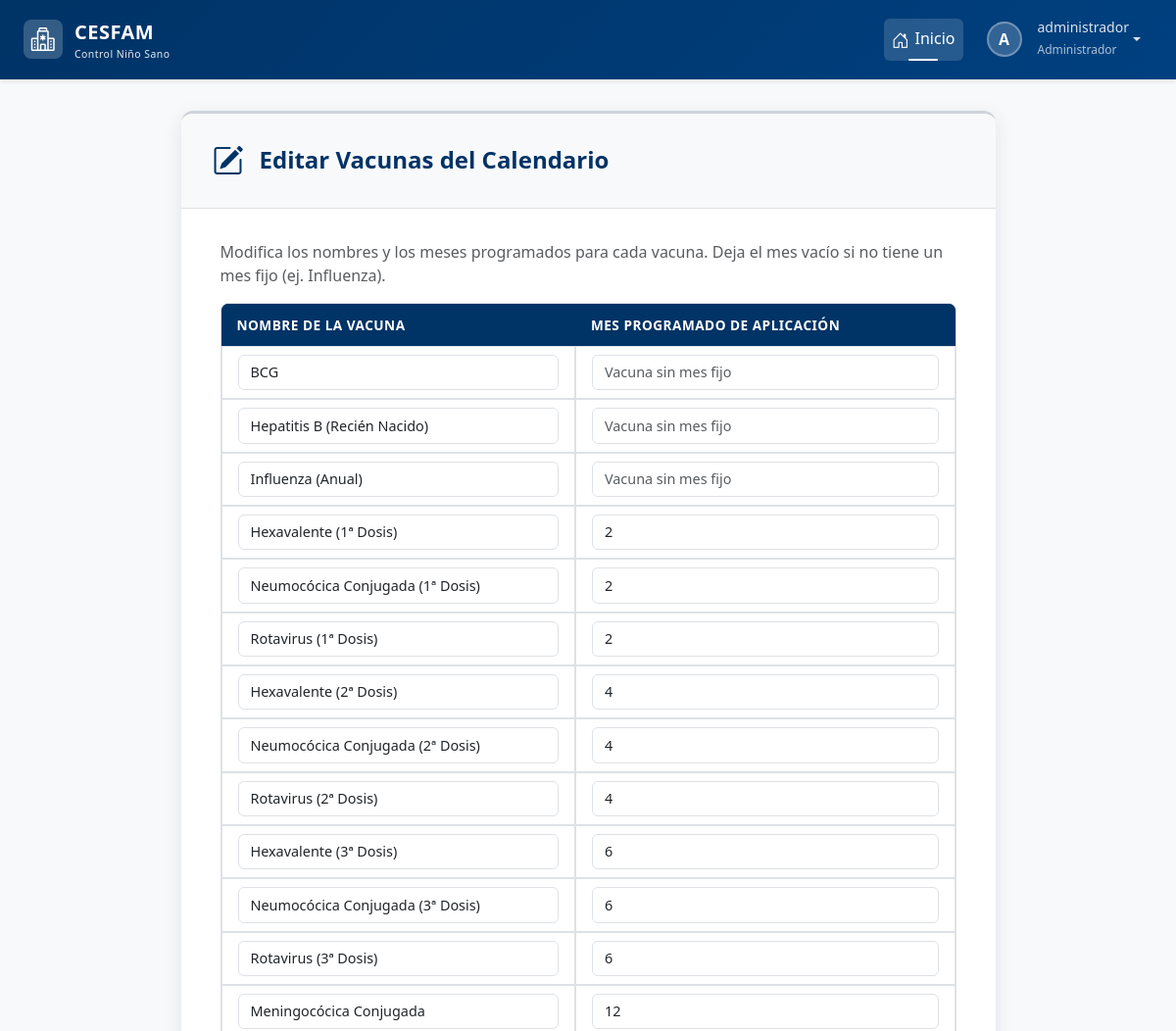
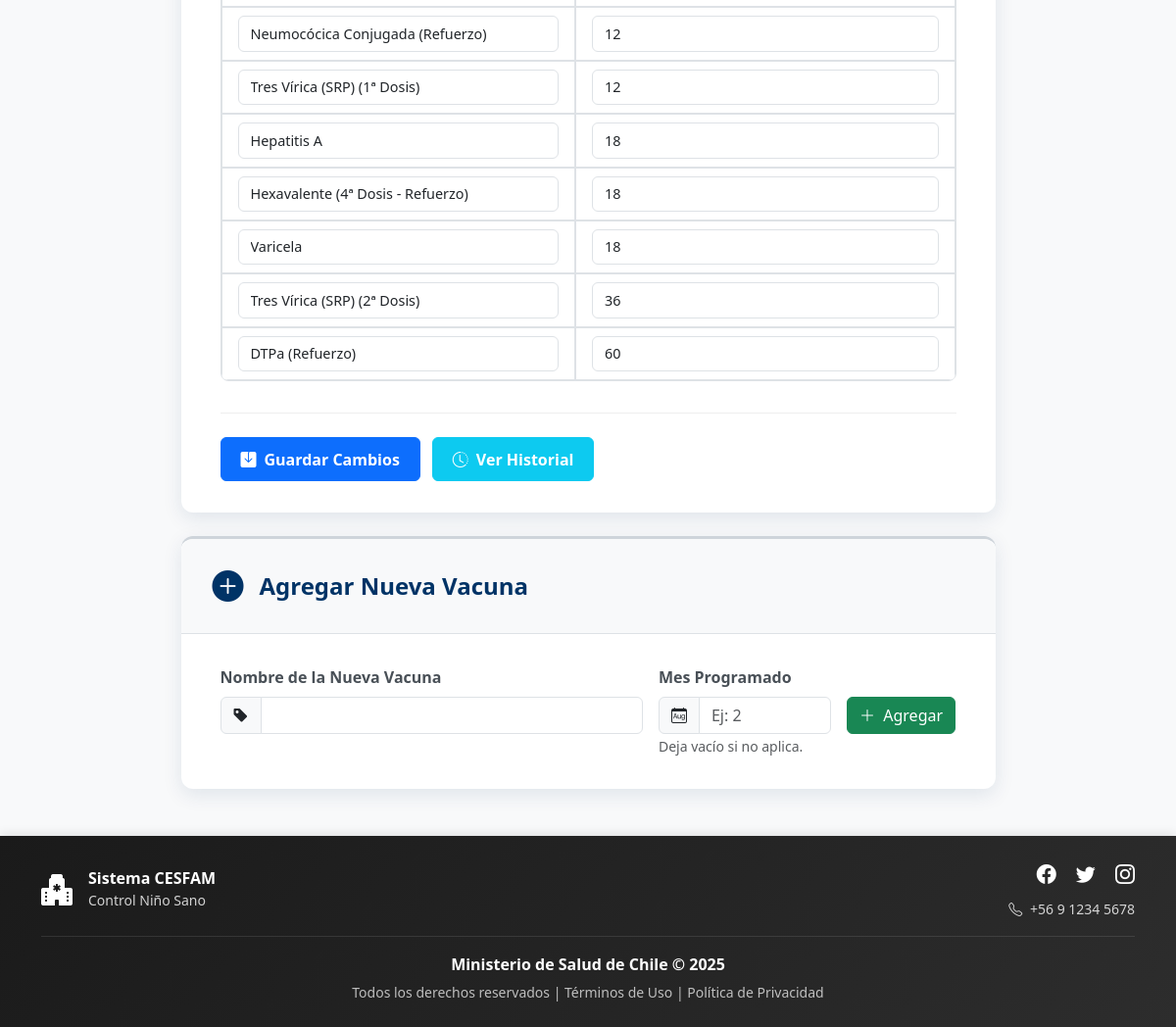
/configuracion/vacunas/ (signed in), run on the app's committed database (2 pictures, top to bottom).
### login/models.py (models this page shows, shortened)
class Usuario(AbstractBaseUser, PermissionsMixin):
    rut = models.CharField(max_length=10, unique=True)
    nombre_completo = models.CharField(max_length=200)
    email = models.EmailField(unique=True)
    rol = models.ForeignKey(Rol, on_delete=models.PROTECT)
    clave_temporal = models.BooleanField(default=False)
    nombre_completo_norm = models.CharField(
        max_length=200,
        editable=False,
        db_index=True
    )
    activo = models.BooleanField(default=True)
    is_staff = models.BooleanField(default=False) # Necesario para el admin de Django
    fecha_creacion = models.DateTimeField(default=timezone.now)
    objects = UsuarioManager()
    USERNAME_FIELD = 'rut'
    REQUIRED_FIELDS = ['nombre_completo', 'email']

class Rol(models.Model):
    id = models.AutoField(primary_key=True)
    nombre_rol = models.CharField(max_length=30, unique=True)
    descripcion = models.CharField(max_length=200)

### control/models.py (models this page shows, shortened)
class Vacuna(models.Model):
    id = models.AutoField(primary_key=True, db_column='vacuna_id')
    nom_vacuna = models.CharField(max_length=200)
    descripcion = models.CharField(max_length=200, blank=True, null=True)
    meses_programada = models.IntegerField(null=True, blank=True)
    history = HistoricalRecords()

### control/views.py (the view, shortened to what this page needs)
# urls.py: path('configuracion/vacunas/', views.configurar_vacunas, name='configurar_vacunas'),
@login_required
@rol_requerido(['Administrador'])
def configurar_vacunas(request):
    vacunas = Vacuna.objects.all().order_by('meses_programada', 'nom_vacuna')
    contexto = {'vacunas': vacunas}
    return render(request, 'control/vacuna/configurar_vacunas.html', contexto)

### control/templates/control/vacuna/configurar_vacunas.html (shortened to what this page needs)
{% extends 'base.html' %}
{% load static %}
{% block extra_css %}
    <link rel="stylesheet" href="{% static 'css/estiloformularios.css' %}">
{% endblock %}
{% block content %}
<div class="container">
    <div class="row justify-content-center">
        <div class="col-lg-10 col-xl-9">
            <div class="card form-card mb-4">
                <div class="form-header">
                    <div class="form-icon"><i class="bi bi-pencil-square"></i></div>
                    <h2>Editar Vacunas del Calendario</h2>
                </div>
                <div class="form-body">
                    <p class="text-muted animate-form-element" style="animation-delay: 0.1s;">
                        Modifica los nombres y los meses programados para cada vacuna. Deja el mes vacío si no tiene un mes fijo (ej. Influenza).
                    </p>
                    <form method="post">
                        <div class="table-responsive animate-form-element" style="animation-delay: 0.2s;">
                            <table class="table table-bordered">
                                <thead>
                                    <tr>
                                        <th>Nombre de la Vacuna</th>
                                        <th>Mes Programado de Aplicación</th>
                                    </tr>
                                </thead>
                                <tbody>
                                    {% for vacuna in vacunas %}
                                    <tr class="animate-table-row" style="--i: {{ forloop.counter0 }}; animation-delay: calc(var(--i) * 0.05s + 0.3s);">
                                        <td>
                                            <input type="text" class="form-control"
                                                   name="nombre_vacuna_{{ vacuna.id }}"
                                                   value="{{ vacuna.nom_vacuna }}">
                                        </td>
                                        <td>
                                            <input type="number" class="form-control"
                                                   name="meses_programada_{{ vacuna.id }}"
                                                   value="{{ vacuna.meses_programada|default:'' }}"
                                                   min="0"
                                                   placeholder="Vacuna sin mes fijo">
                                        </td>
                                    </tr>
                                    {% endfor %}
                                </tbody>
                            </table>
                        </div>
                        <div class="form-buttons animate-form-element" style="animation-delay: 0.5s;">
                            <button type="submit" class="btn btn-primary">
                                <i class="bi bi-save-fill me-2"></i>Guardar Cambios
                            </button>
                            <a href="{% url 'control:historial_vacunas' %}" class="btn btn-info text-white">
                                <i class="bi bi-clock-history me-2"></i>Ver Historial
                            </a>
                        </div>
                    </form>
                </div> </div> <div class="card form-card">
                <div class="form-header">
                    <div class="form-icon"><i class="bi bi-plus-circle-fill"></i></div>
                    <h2>Agregar Nueva Vacuna</h2>
                </div>
                <div class="form-body">
                    <form method="post">
                        <div class="row g-3">
                            <div class="col-md-7 animate-form-element" style="animation-delay: 0.1s;">
                                <label for="new-nombre" class="form-label">Nombre de la Nueva Vacuna</label>
                                <div class="input-group">
                                    <span class="input-group-text"><i class="bi bi-tag-fill"></i></span>
                                    <input type="text" class="form-control" id="new-nombre" name="nuevo_nombre" required>
                                </div>
                            </div>
                            <div class="col-md-3 animate-form-element" style="animation-delay: 0.2s;">
                                <label for="new-mes" class="form-label">Mes Programado</label>
                                <div class="input-group">
                                    <span class="input-group-text"><i class="bi bi-calendar-month"></i></span>
                                    <input type="number" class="form-control" id="new-mes" name="nuevo_mes" min="0" placeholder="Ej: 2" required>
                                </div>
                                <small class="form-text text-muted">Deja vacío si no aplica.</small>
                            </div>
                            <div class="col-md-2 animate-form-element" style="animation-delay: 0.3s;">
                                <button type="submit" class="btn btn-success w-100">
                                     <i class="bi bi-plus-lg me-1"></i> Agregar
                                </button>
                            </div>
                        </div>
                    </form>
                </div> </div>
        </div>
    </div>
</div>
{% endblock %}

### templates/base.html (shortened to what this page needs)
{% load static %}
<!DOCTYPE html>
<html lang="es">
<head>
    <link href="https://cdn.jsdelivr.net/npm/bootstrap@5.3.2/dist/css/bootstrap.min.css" rel="stylesheet"
>
    <link rel="stylesheet" href="https://cdn.jsdelivr.net/npm/bootstrap-icons@1.11.1/font/bootstrap-icons.css">
    <link href="https://cdn.jsdelivr.net/npm/select2@4.1.0-rc.0/dist/css/select2.min.css" rel="stylesheet" />
    <link rel="stylesheet" href="{% static 'css/estilobase.css' %}">
    {% block extra_css %}{% endblock %}
</head>
<body>
    <nav class="navbar navbar-expand-lg navbar-dark navbar-cesfam sticky-top">
        <div class="container-fluid px-4">
            <a class="navbar-brand" href="{% url 'home' %}">
                <div class="logo-icon">
                    <i class="bi bi-hospital text-white fs-4"></i>
                </div>
                <div>
                    <span>CESFAM</span>
                    <small class="d-block" style="font-size: 0.65rem; font-weight: 400; opacity: 0.9;">
                        Control Niño Sano
                    </small>
                </div>
            </a>
            <div class="collapse navbar-collapse" id="navbarNav">
                <ul class="navbar-nav ms-auto align-items-lg-center">
                    <li class="nav-item">
                        <a class="nav-link active" href="{% url 'home' %}">
                            <i class="bi bi-house-door"></i>Inicio
                        </a>
                    </li>
                    {% if request.user.is_authenticated %}
                    <li class="nav-item dropdown ms-lg-2">
                        <a class="nav-link dropdown-toggle d-flex align-items-center" href="#"
                           id="userDropdown" role="button" data-bs-toggle="dropdown" aria-expanded="false">
                            <div class="user-avatar">
                                {{ request.user.nombre_completo|first|upper }}
                            </div>
                            <div class="d-none d-lg-block text-start ms-2">
                                <small class="d-block" style="line-height: 1.2;">
                                    {{ request.user.nombre_completo|truncatewords:2 }}
                                </small>
                                <small style="font-size: 0.75rem; opacity: 0.8;">
                                    {{ request.user.rol.nombre_rol }}
                                </small>
                            </div>
                        </a>
                    </li>
                    {% else %}
                    <li class="nav-item ms-lg-2">
                        <a class="btn btn-light btn-sm" href="{% url 'login' %}">
                            <i class="bi bi-box-arrow-in-right me-1"></i>Iniciar Sesión
                        </a>
                    </li>
                    {% endif %}
                </ul>
            </div>
        </div>
    </nav>
    <main class="main-container container-fluid px-4">
        {% block content %}
        {% endblock %}
    </main>
    <footer class="footer-cesfam text-white py-4 mt-auto">
        <div class="container">
            <div class="row align-items-center">
                <div class="col-md-4 text-center text-md-start mb-3 mb-md-0">
                    <div class="d-flex align-items-center justify-content-center justify-content-md-start">
                        <i class="bi bi-hospital-fill fs-2 me-3"></i>
                        <div>
                            <h6 class="mb-0 fw-bold">Sistema CESFAM</h6>
                            <small style="opacity: 0.8;">Control Niño Sano</small>
                        </div>
                    </div>
                </div>
                <div class="col-md-4 text-center text-md-end">
                    <div class="social-links mb-2">
                        <a href="#" class="text-white text-decoration-none me-3" aria-label="Facebook">
                            <i class="bi bi-facebook fs-5"></i>
                        </a>
                        <a href="#" class="text-white text-decoration-none me-3" aria-label="Twitter">
                            <i class="bi bi-twitter fs-5"></i>
                        </a>
                        <a href="#" class="text-white text-decoration-none" aria-label="Instagram">
                            <i class="bi bi-instagram fs-5"></i>
                        </a>
                    </div>
                    <small style="opacity: 0.8;">
                        <i class="bi bi-telephone me-1"></i> +56 9 1234 5678
                    </small>
                </div>
            </div>
            <div class="footer-divider my-3"></div>
            <div class="row">
                <div class="col-12 text-center">
                    <p class="mb-1">
                        <strong>Ministerio de Salud de Chile &copy; {% now "Y" %}</strong>
                    </p>
                    <small style="opacity: 0.7;">
                        Todos los derechos reservados |
                        <a href="#" class="text-white text-decoration-none">Términos de Uso</a> |
                        <a href="#" class="text-white text-decoration-none">Política de Privacidad</a>
                    </small>
                </div>
            </div>
        </div>
    </footer>
</body>
</html>

### static/css/estilobase.css (style rules this page uses)
:root { --cesfam-primary: #003366; --cesfam-secondary: #0066cc; --cesfam-light: #e7f1ff; --cesfam-dark: #001a33; }
body { display: flex; flex-direction: column; min-height: 100vh; background-color: #f8f9fa; font-family: 'Segoe UI', Tahoma, Geneva, Verdana, sans-serif; }
main { flex: 1; }
.navbar-cesfam { background: linear-gradient(135deg, var(--cesfam-primary) 0%, #004080 100%); box-shadow: 0 2px 4px rgba(0,0,0,.1); padding: 0.75rem 0; }
.navbar-brand { display: flex; align-items: center; font-size: 1.25rem; font-weight: 700; letter-spacing: 0.5px; }
.navbar-brand .logo-icon { width: 40px; height: 40px; background: rgba(255,255,255,0.2); border-radius: 8px; display: flex; align-items: center; justify-content: center; margin-right: 12px; transition: all 0.3s ease; }
.navbar-nav .nav-link { color: rgba(255,255,255,0.85) !important; font-weight: 500; padding: 0.5rem 1rem; margin: 0 0.25rem; border-radius: 6px; transition: all 0.3s ease; position: relative; }
.navbar-nav .nav-link.active { color: #ffffff !important; background-color: rgba(255,255,255,0.15); }
.navbar-nav .nav-link.active::before { content: ''; position: absolute; bottom: 0; left: 50%; transform: translateX(-50%); width: 30px; height: 2px; background-color: #ffffff; border-radius: 2px; }
.navbar-nav .nav-link i { margin-right: 6px; font-size: 1.1em; vertical-align: middle; }
.user-avatar { width: 36px; height: 36px; background: rgba(255,255,255,0.2); border: 2px solid rgba(255,255,255,0.3); border-radius: 50%; display: flex; align-items: center; justify-content: center; font-weight: 600; color: white; margin-right: 8px; transition: all 0.3s ease; }
.footer-cesfam { background: linear-gradient(135deg, #1a1a1a 0%, #2d2d2d 100%); box-shadow: 0 -2px 10px rgba(0,0,0,0.1); margin-top: auto; }
.footer-divider { height: 1px; background: rgba(255,255,255,0.1); margin: 1rem 0; }
.footer-cesfam .social-links a { transition: all 0.3s ease; display: inline-block; }
.footer-cesfam .social-links a i { transition: all 0.3s ease; }
.main-container { padding-top: 2rem; padding-bottom: 3rem; min-height: calc(100vh - 200px); animation: fadeIn 0.8s ease-in-out; }
.card { border: none; box-shadow: 0 1px 3px rgba(0,0,0,0.08); border-radius: 10px; transition: all 0.3s ease; }
.form-label { font-weight: 500; color: #495057; margin-bottom: 0.5rem; }
.table { background-color: white; }
.table thead { background-color: #f8f9fa; }
.table thead th { border-bottom: 2px solid #dee2e6; font-weight: 600; color: var(--cesfam-primary); text-transform: uppercase; font-size: 0.875rem; letter-spacing: 0.5px; }

### data on the page
Usuario: user.nombre_completo|first "A", user.nombre_completo "administrador", user.rol.nombre_rol "Administrador"
Vacuna: nom_vacuna "BCG"
Vacuna: nom_vacuna "Hepatitis B (Recién Nacido)"
Vacuna: nom_vacuna "Influenza (Anual)"
Vacuna: nom_vacuna "Hexavalente (1ª Dosis)", meses_programada "2"
Vacuna: nom_vacuna "Neumocócica Conjugada (1ª Dosis)", meses_programada "2"
Vacuna: nom_vacuna "Rotavirus (1ª Dosis)", meses_programada "2"
Vacuna: nom_vacuna "Hexavalente (2ª Dosis)", meses_programada "4"
Vacuna: nom_vacuna "Neumocócica Conjugada (2ª Dosis)", meses_programada "4"
Vacuna: nom_vacuna "Rotavirus (2ª Dosis)", meses_programada "4"
Vacuna: nom_vacuna "Hexavalente (3ª Dosis)", meses_programada "6"
Vacuna: nom_vacuna "Neumocócica Conjugada (3ª Dosis)", meses_programada "6"
Vacuna: nom_vacuna "Rotavirus (3ª Dosis)", meses_programada "6"
Vacuna: nom_vacuna "Meningocócica Conjugada", meses_programada "12"
Vacuna: nom_vacuna "Neumocócica Conjugada (Refuerzo)", meses_programada "12"
Vacuna: nom_vacuna "Tres Vírica (SRP) (1ª Dosis)", id "12"
Vacuna: nom_vacuna "Hepatitis A", meses_programada "18"
Vacuna: nom_vacuna "Hexavalente (4ª Dosis - Refuerzo)", meses_programada "18"
Vacuna: nom_vacuna "Varicela", meses_programada "18"
Vacuna: nom_vacuna "Tres Vírica (SRP) (2ª Dosis)", meses_programada "36"
Vacuna: nom_vacuna "DTPa (Refuerzo)", meses_programada "60"
